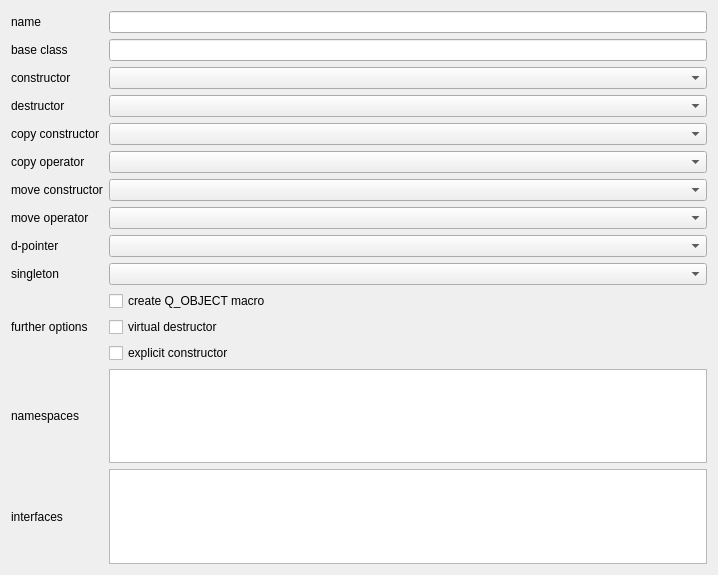
<?xml version="1.0" encoding="UTF-8"?>
<ui version="4.0">
 <class>GeneratorClass</class>
 <widget class="QWidget" name="GeneratorClass">
  <property name="geometry">
   <rect>
    <x>0</x>
    <y>0</y>
    <width>718</width>
    <height>575</height>
   </rect>
  </property>
  <property name="windowTitle">
   <string>GeneratorClass</string>
  </property>
  <layout class="QVBoxLayout" name="verticalLayout">
   <item>
    <layout class="QGridLayout" name="gridLayout">
     <item row="10" column="1">
      <layout class="QVBoxLayout" name="verticalLayout_3">
       <item>
        <widget class="QCheckBox" name="checkBoxQObjectMacro">
         <property name="text">
          <string>create Q_OBJECT macro</string>
         </property>
        </widget>
       </item>
       <item>
        <widget class="QCheckBox" name="checkBoxVirtualDesctructor">
         <property name="text">
          <string>virtual destructor</string>
         </property>
        </widget>
       </item>
       <item>
        <widget class="QCheckBox" name="checkBoxExplicitDestructor">
         <property name="text">
          <string>explicit constructor</string>
         </property>
        </widget>
       </item>
      </layout>
     </item>
     <item row="0" column="1">
      <widget class="QLineEdit" name="lineEditName"/>
     </item>
     <item row="6" column="0">
      <widget class="QLabel" name="label_9">
       <property name="text">
        <string>move constructor</string>
       </property>
      </widget>
     </item>
     <item row="1" column="0">
      <widget class="QLabel" name="label_2">
       <property name="text">
        <string>base class</string>
       </property>
      </widget>
     </item>
     <item row="5" column="0">
      <widget class="QLabel" name="label_8">
       <property name="text">
        <string>copy operator</string>
       </property>
      </widget>
     </item>
     <item row="12" column="0">
      <widget class="QLabel" name="label_3">
       <property name="text">
        <string>interfaces</string>
       </property>
      </widget>
     </item>
     <item row="1" column="1">
      <widget class="QLineEdit" name="lineEditBaseClass"/>
     </item>
     <item row="4" column="0">
      <widget class="QLabel" name="label_7">
       <property name="text">
        <string>copy constructor</string>
       </property>
      </widget>
     </item>
     <item row="0" column="0">
      <widget class="QLabel" name="label">
       <property name="text">
        <string>name</string>
       </property>
      </widget>
     </item>
     <item row="12" column="1">
      <widget class="QPlainTextEdit" name="plainTextEditInterfaces"/>
     </item>
     <item row="2" column="0">
      <widget class="QLabel" name="label_5">
       <property name="text">
        <string>constructor</string>
       </property>
      </widget>
     </item>
     <item row="3" column="0">
      <widget class="QLabel" name="label_6">
       <property name="text">
        <string>destructor</string>
       </property>
      </widget>
     </item>
     <item row="7" column="0">
      <widget class="QLabel" name="label_10">
       <property name="text">
        <string>move operator</string>
       </property>
      </widget>
     </item>
     <item row="5" column="1">
      <widget class="SelectorDeclarationType" name="copyOperator"/>
     </item>
     <item row="4" column="1">
      <widget class="SelectorDeclarationType" name="copyConstructor"/>
     </item>
     <item row="6" column="1">
      <widget class="SelectorDeclarationType" name="moveConstructor"/>
     </item>
     <item row="8" column="0">
      <widget class="QLabel" name="label_11">
       <property name="text">
        <string>d-pointer</string>
       </property>
      </widget>
     </item>
     <item row="7" column="1">
      <widget class="SelectorDeclarationType" name="moveOperator"/>
     </item>
     <item row="9" column="0">
      <widget class="QLabel" name="label_12">
       <property name="text">
        <string>singleton</string>
       </property>
      </widget>
     </item>
     <item row="8" column="1">
      <widget class="SelectorDPointerType" name="dPointer"/>
     </item>
     <item row="9" column="1">
      <widget class="SelectorSingletonType" name="singleton"/>
     </item>
     <item row="10" column="0">
      <widget class="QLabel" name="label_13">
       <property name="text">
        <string>further options</string>
       </property>
      </widget>
     </item>
     <item row="3" column="1">
      <widget class="SelectorDeclarationType" name="destructor"/>
     </item>
     <item row="2" column="1">
      <widget class="SelectorDeclarationType" name="constructor"/>
     </item>
     <item row="11" column="0">
      <widget class="QLabel" name="label_4">
       <property name="text">
        <string>namespaces</string>
       </property>
      </widget>
     </item>
     <item row="11" column="1">
      <widget class="QPlainTextEdit" name="plainTextEditNamespaces"/>
     </item>
    </layout>
   </item>
  </layout>
 </widget>
 <customwidgets>
  <customwidget>
   <class>SelectorDeclarationType</class>
   <extends>QComboBox</extends>
   <header>SelectorDeclarationType.h</header>
  </customwidget>
  <customwidget>
   <class>SelectorDPointerType</class>
   <extends>QComboBox</extends>
   <header>SelectorDPointerType.h</header>
  </customwidget>
  <customwidget>
   <class>SelectorSingletonType</class>
   <extends>QComboBox</extends>
   <header>SelectorSingletonType.h</header>
  </customwidget>
 </customwidgets>
 <resources/>
 <connections/>
</ui>
